Frame 1 (no input): blank canvas, image omitted
Frame 60 (no input): blank canvas, image omitted
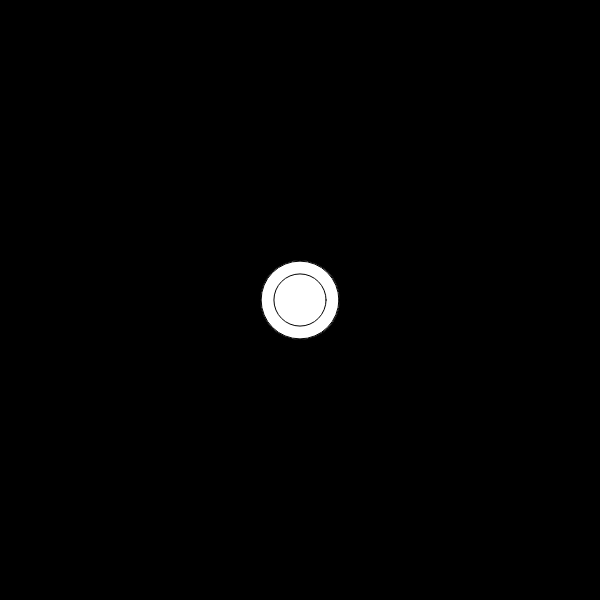
Frame 120 (the mouse pressed at the canvas centre since frame 60)

The p5.js sketch whose frames 1 and 60 were blank and that drew this single picture after the mouse press (run headless with seeded random() and noise() and a simulated clock; from frame 60 on, the mouse is pressed at the canvas centre):

// p5.js sketch
// ── sketch.js
let randomCircleRadius = 0;

function setup() {
  createCanvas(600, 600);
  colorMode(RGB);
  print("hello");
  background(0);
}

function draw() {
  if (mouseIsPressed) {
    randomCircleRadius = random(10,80);

    fill(255);
    strokeWeight(1);
    rectMode(CENTER);
    circle(mouseX, mouseY, randomCircleRadius, randomCircleRadius);
  }
}
